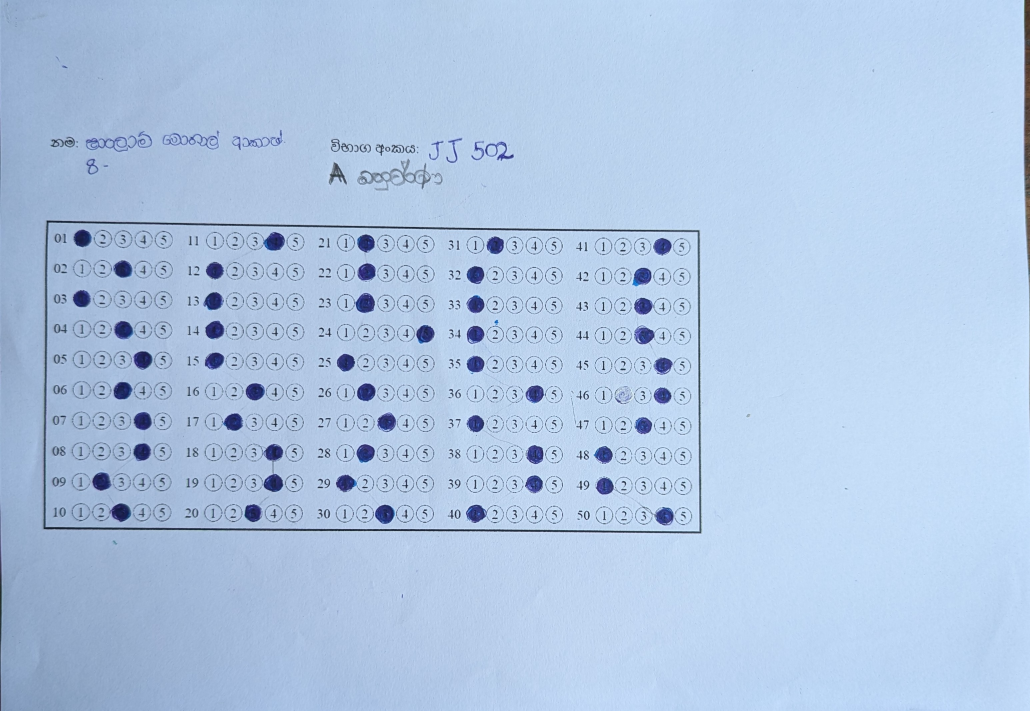
#> input picture Data Set/Answer Scripts/Answer Scripts/A/JJ502.jpg, 3090 x 2133 px, found by its file name (shown at 1/3 size)
$ jupyter execute 'mcq version1.ipynb'
#> lines starting #> are read from the running program, lines starting #| are printed output that depends on the picture; after the words box and inside, x2 and y2 are one past the last pixel; in counts of white or black regions, pixels touching at a corner belong together
# Version 1 for Feasibility Test

(Not Accurate)

[cell 1]
import cv2 as cv
import numpy as np
import matplotlib.pyplot as plt

img = cv.imread('Data Set\Answer Scripts\Answer Scripts\A\JJ502.jpg', cv.IMREAD_GRAYSCALE)
assert img is not None

scale_percent_w= 25  # Percentage of the original size width
scale_percent_h= 30  # Percentage of the original size height
width = int(img.shape[1] * scale_percent_w / 100)
height = int(img.shape[0] * scale_percent_h/ 100)
dim = (width, height)

# Resize image
resized_image = cv.resize(img, dim, interpolation=cv.INTER_AREA)
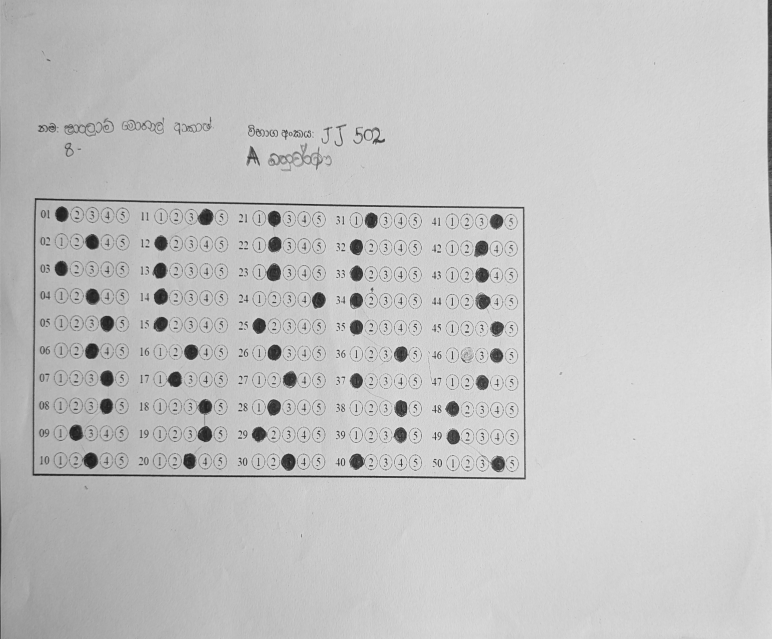
#> resized_image: shape (639, 772); min 26, max 234, mean 195.6

# size of the image
print(resized_image.shape)
#| (639, 772)

imshow = cv.imshow('Image', resized_image)
cv.waitKey(0)
cv.destroyAllWindows()

[cell 2]
#extracting the  area of interest
x, y, w, h = 10, 180, 550, 350
roi = resized_image[y:y+h, x:x+w]
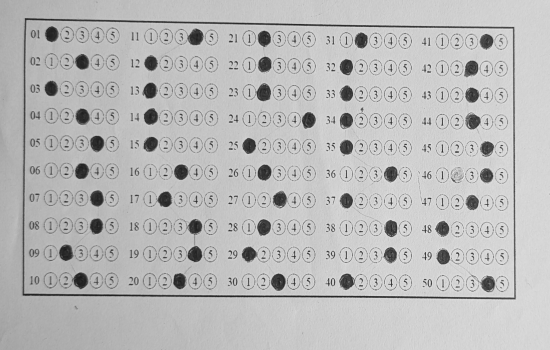
#> roi: shape (350, 550); min 26, max 234, mean 186.5

# Display the extracted region
cv.imshow('ROI', roi)
cv.waitKey(0)
cv.destroyAllWindows()

[cell 3]
import cv2
import numpy as np

def extract_student_answers(image_path):
    img = cv2.imread(image_path, cv2.IMREAD_GRAYSCALE)

    # Resize the image if it's too large (optional step)
    height, width = img.shape
    if height > 1000:
        img = cv2.resize(img, (width // 2, height // 2))
#> img: shape (1066, 1545)

    # Apply Gaussian blur to smooth the image (helpful for better circle detection)
    blurred = cv2.GaussianBlur(img, (9, 9), 3.7)

    # Apply Hough Circle Transform to detect circles (bubbles)
    circles = cv2.HoughCircles(blurred, cv2.HOUGH_GRADIENT, dp=1.2, minDist=30,
                               param1=50, param2=30, minRadius=9, maxRadius=19)
#> circles = 49 rows, first 8: [996.6, 773.4, 12.48], [801, 725.4, 12.36], [322.2, 405, 11.88], [184.2, 493.8, 12.48], [964.2, 413.4, 12], [151.8, 721.8, 12.36], [713.4, 456.6, 12.12], [712.2, 634.2, 11.76]

    # If no circles are found, return an empty list
    if circles is None:
        print("No bubbles found!")
        return []

    # Convert circle coordinates to integers
    circles = np.round(circles[0, :]).astype("int")
#> circles = 49 rows, first 8: [997, 773, 12], [801, 725, 12], [322, 405, 12], [184, 494, 12], [964, 413, 12], [152, 722, 12], [713, 457, 12], [712, 634, 12]

    # Visualize the detected circles on the image for debugging
    output = cv2.cvtColor(img, cv2.COLOR_GRAY2BGR)
    for (x, y, r) in circles:
        cv2.circle(output, (x, y), r, (0, 255, 0), 2)
#> this loop made 49 passes
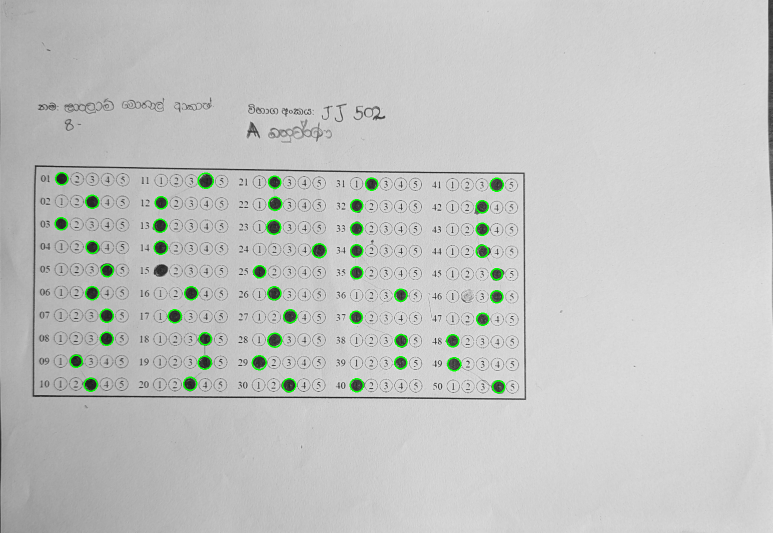
#> output: shape (1066, 1545, 3) (shown at 1/2 size); mean B, G, R 194.6, 196.4, 194.6

    # Show the image with detected bubbles
    cv2.imshow("Detected Bubbles", output)
    cv2.waitKey(0)
    cv2.destroyAllWindows()

    # Sort the circles by their y-coordinate, and then x-coordinate (top-to-bottom, left-to-right)
    circles = sorted(circles, key=lambda c: (c[1], c[0]))
#> circles = 49 items, first 6: [123, 357, 12], [411, 361, 15], [549, 364, 12], [743, 368, 12], [993, 369, 13], [184, 403, 13]

    # Define the number of questions and number of choices per question
    num_questions = 50
    num_choices = 5  # Assuming 5 choices per question (1-5)

    # Initialize a list to store detected answers
    student_answers = []

    # Group circles into batches of 5 (one batch per question)
    for q in range(num_questions):
        question_bubbles = circles[q * num_choices:(q + 1) * num_choices]

        # Sort the bubbles horizontally to map them to the correct answer options (1-5)
        question_bubbles = sorted(question_bubbles, key=lambda c: c[0])  # Sort left-to-right

        filled_option = None
        max_intensity = 0

        # Check which bubble is filled (darkest bubble)
        for idx, (x, y, r) in enumerate(question_bubbles):
            # Create a circular mask to isolate the bubble
            mask = np.zeros(img.shape, dtype="uint8")
            cv2.circle(mask, (x, y), r, 255, -1)

            # Use the mask to count the non-zero pixels inside the bubble
            bubble_intensity = cv2.mean(img, mask=mask)[0]

            # Assume the darkest bubble is the filled one (least intensity value)
            if bubble_intensity < max_intensity or filled_option is None:
                max_intensity = bubble_intensity
                filled_option = idx + 1  # Option is 1-indexed

        # Append the detected answer to the list
        student_answers.append(filled_option)
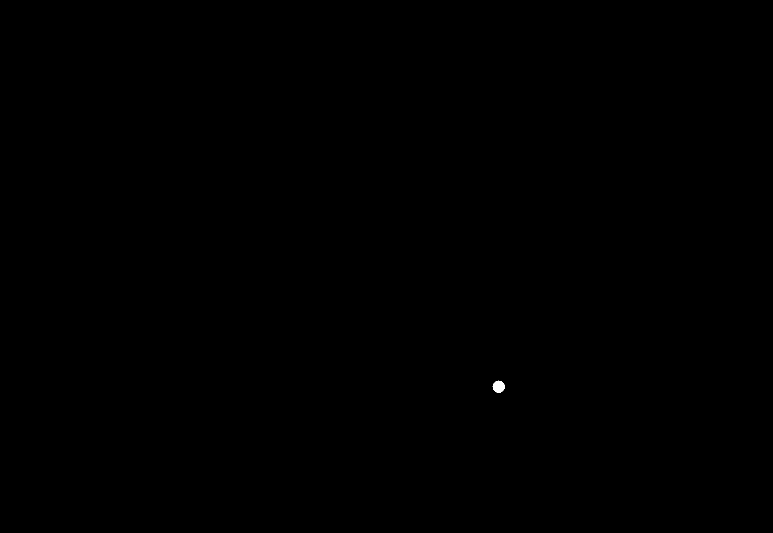
#> mask: shape (1066, 1545) (shown at 1/2 size); 0.03% white; 1 white region, box (x1, y1, x2, y2) and area: (985, 761, 1010, 786) 441
#> after the loop, student_answers = 50 items, first 6: 1, 1, 1, 1, 2, 1

    return student_answers

# Example usage:
image_path = 'Data Set\Answer Scripts\Answer Scripts\A\JJ502.jpg'
student_answers = extract_student_answers(image_path)
#> student_answers = 50 items, first 6: 1, 1, 1, 1, 2, 1
print(student_answers)
#> (printed output is left out)

[cell 4]
import cv2
import numpy as np

def detect_filled_answers(image_path):
    # Read the grayscale image
    img = cv2.imread(image_path, cv2.IMREAD_GRAYSCALE)

    # Apply Gaussian blur to smooth the image
    blurred = cv2.GaussianBlur(img, (9, 9), 3.7)
#> blurred: shape (2133, 3090)

    # Apply Hough Circle Transform to detect circles (bubbles)
    circles = cv2.HoughCircles(blurred, cv2.HOUGH_GRADIENT, dp=1.2, minDist=30,
                               param1=50, param2=30, minRadius=9, maxRadius=19)
#> circles = 25 rows, first 8: [1355.4, 471, 18.24], [637.8, 424.2, 18.24], [1431, 462.6, 18.24], [825, 424.2, 15.48], [172.2, 1260.6, 15.48], [1473, 447, 16.92], [549, 420.6, 16.92], [1866.6, 1092.6, 18.24]

    if circles is not None:
        circles = np.round(circles[0, :]).astype("int")
#> circles = 25 rows, first 8: [1355, 471, 18], [638, 424, 18], [1431, 463, 18], [825, 424, 15], [172, 1261, 15], [1473, 447, 17], [549, 421, 17], [1867, 1093, 18]

        # Sort circles by their y-coordinate to group them into rows
        circles = sorted(circles, key=lambda x: (x[1], x[0]))
#> circles = 25 items, first 6: [549, 421, 17], [638, 424, 18], [825, 424, 15], [365, 425, 18], [440, 427, 10], [1097, 445, 17]

        # Assuming 50 questions and each question has 5 answer options
        num_choices = 5
        num_questions = len(circles) // num_choices
#> num_questions = 5

        # Initialize a list to store the selected answers
        student_answers = []

        # Iterate over each question's circles (grouped by rows)
        for q in range(num_questions):
            # Get the circles for this question (5 circles per question)
            question_circles = circles[q * num_choices:(q + 1) * num_choices]

            # Sort the circles from left to right (corresponding to answer options 1-5)
            question_circles = sorted(question_circles, key=lambda x: x[0])

            filled_option = None
            min_intensity = float('inf')

            # Iterate through each option in the question
            for idx, (x, y, r) in enumerate(question_circles):
                # Create a mask for the current circle
                mask = np.zeros_like(img)
                cv2.circle(mask, (x, y), r, 255, -1)

                # Calculate the mean intensity inside the circle (lower means it's filled)
                mean_intensity = cv2.mean(img, mask=mask)[0]

                # Keep track of the lowest intensity (darkest circle, which is filled)
                if mean_intensity < min_intensity:
                    min_intensity = mean_intensity
                    filled_option = idx + 1  # Answer options are 1-indexed

            # Append the selected answer for this question
            student_answers.append(filled_option)
#> mask: shape (2133, 3090); 0.02% white; 1 white region, box (x1, y1, x2, y2) and area: (1851, 1531, 1888, 1568) 1009
#> after the loop, student_answers = [1, 1, 2, 2, 1]

    return student_answers


# Example usage:
image_path = 'Data Set\Answer Scripts\Answer Scripts\A\JJ502.jpg'  # Path to the image you provided
student_answers = detect_filled_answers(image_path)
#> student_answers = [1, 1, 2, 2, 1]

# Print the answers detected
for q, answer in enumerate(student_answers, 1):
    print(f"Question {q}: Answer {answer}")
#> this loop made 5 passes
#> answer on passes 1 to 5: 1, 1, 2, 2, 1
#> (printed output is left out)

[cell 5]
import cv2
import numpy as np

def extract_answer_area(image_path, output_size=(700, 500)):
    # Read the image
#> called with output_size = (700, 500)
    img = cv2.imread(image_path)
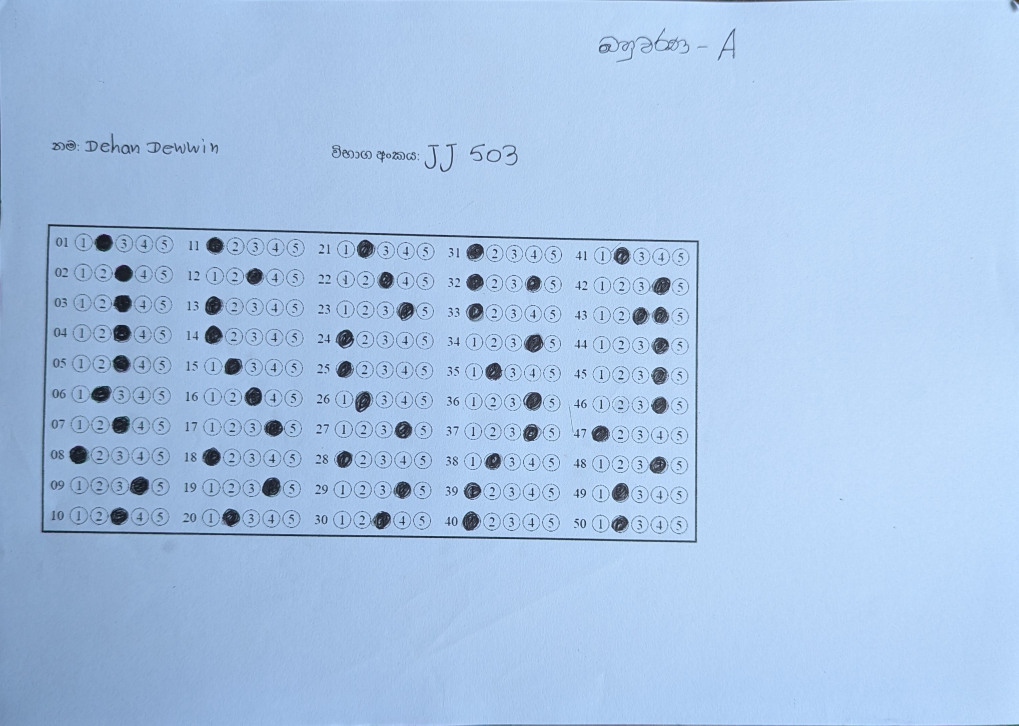
#> input picture Data Set/Answer Scripts/Answer Scripts/A/JJ503.jpg, 3057 x 2176 px, found by its file name (shown at 1/3 size)
#> img is the input picture: shape (2176, 3057, 3); mean B, G, R 230.5, 196.3, 167.9
    gray = cv2.cvtColor(img, cv2.COLOR_BGR2GRAY)

    # Apply Gaussian blur to smooth the image
    blurred = cv2.GaussianBlur(gray, (9, 9), 2)
#> blurred: shape (2176, 3057)

    # Apply edge detection (Canny)
    edges = cv2.Canny(blurred, 50, 150)
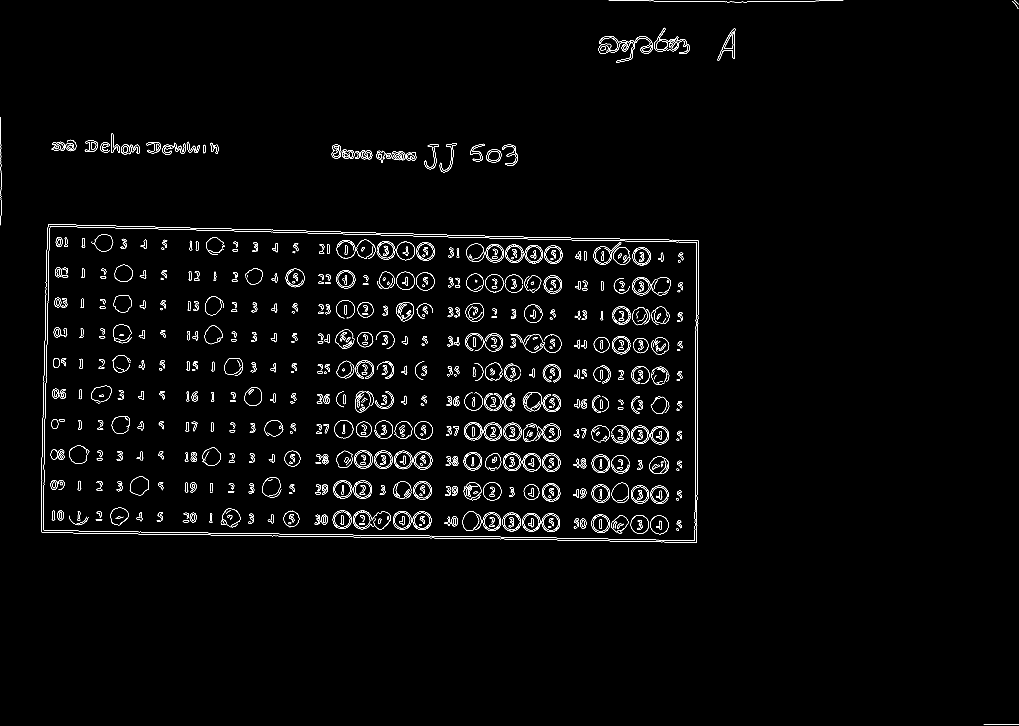
#> edges: shape (2176, 3057) (shown at 1/3 size); 1.4% white in thin lines or dots

    # Find contours in the edge-detected image
    contours, _ = cv2.findContours(edges, cv2.RETR_EXTERNAL, cv2.CHAIN_APPROX_SIMPLE)
#> contours = 75 contours, 38 with area under 20; largest, box (x1, y1, x2, y2) and area: (124, 672, 2097, 1629) 1791716, (2152, 85, 2207, 182) 1822, (1459, 448, 1504, 487) 1374, (995, 434, 1024, 476) 924, (254, 421, 294, 456) 825

    # Find the largest contour which should correspond to the answer sheet area
    largest_contour = max(contours, key=cv2.contourArea)
#> largest_contour = contour of 427 points, box (x1, y1, x2, y2) (124, 672, 2097, 1629), area 1791716

    # Approximate the contour to get a quadrilateral (4 corners)
    epsilon = 0.02 * cv2.arcLength(largest_contour, True)
#> epsilon = 116.7
    approx_corners = cv2.approxPolyDP(largest_contour, epsilon, True)
#> approx_corners = [[144, 674], [127, 1597], [2090, 1624], [2095, 722]]

    if len(approx_corners) != 4:
        print("Unable to detect 4 corners. Detected corners:", len(approx_corners))
        return None

    # Get the 4 corners of the approximated contour
    approx_corners = approx_corners.reshape(4, 2)

    # Sort the corners to match the order: [top-left, top-right, bottom-right, bottom-left]
    rect = np.zeros((4, 2), dtype="float32")

    s = approx_corners.sum(axis=1)
#> s = [818, 1724, 3714, 2817]
    rect[0] = approx_corners[np.argmin(s)]  # Top-left
    rect[2] = approx_corners[np.argmax(s)]  # Bottom-right

    diff = np.diff(approx_corners, axis=1)
#> diff = [530, 1470, -466, -1373]
    rect[1] = approx_corners[np.argmin(diff)]  # Top-right
    rect[3] = approx_corners[np.argmax(diff)]  # Bottom-left

    # Define the desired output size (warped size)
    (width, height) = output_size

    # Set the destination points for perspective transform (a rectangle of given size)
    dst = np.array([
        [0, 0],
        [width - 1, 0],
        [width - 1, height - 1],
        [0, height - 1]], dtype="float32")

    # Compute the perspective transform matrix
    M = cv2.getPerspectiveTransform(rect, dst)
#> M = [[0.351, 0.00646, -54.87], [-0.0134, 0.545, -365.5], [-1.19e-05, 6.4e-06, 1]]

    # Apply the warp perspective transformation
    warped = cv2.warpPerspective(img, M, (width, height))
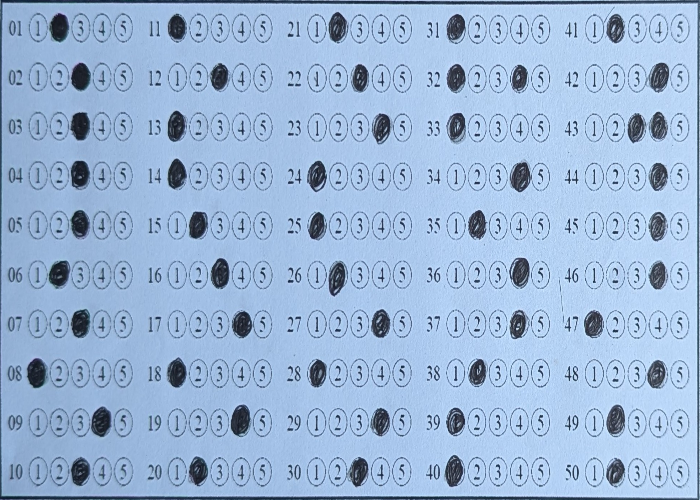
#> warped: shape (500, 700, 3); mean B, G, R 215.1, 181.8, 154.6

    return warped

# Example usage:
image_path = 'Data Set\Answer Scripts\Answer Scripts\A\JJ503.jpg'  # Path to your image
output_size = (700, 500)  # You can adjust the size as needed

warped_image = extract_answer_area(image_path, output_size)

# Save the warped image or display it
if warped_image is not None:
    cv2.imshow("Warped Answer Sheet", warped_image)
    cv2.waitKey(0)
    cv2.destroyAllWindows()
    cv2.imwrite('warped_answer_sheet.png', warped_image)

[cell 6]
import cv2
import numpy as np

def detect_bubbles_hough(warped_image):
    # Convert the image to grayscale
    gray = cv2.cvtColor(warped_image, cv2.COLOR_BGR2GRAY)
#> gray: shape (500, 700)

    # Apply Gaussian blur to smooth the image
    blurred = cv2.GaussianBlur(gray, (9, 9), 1.8)
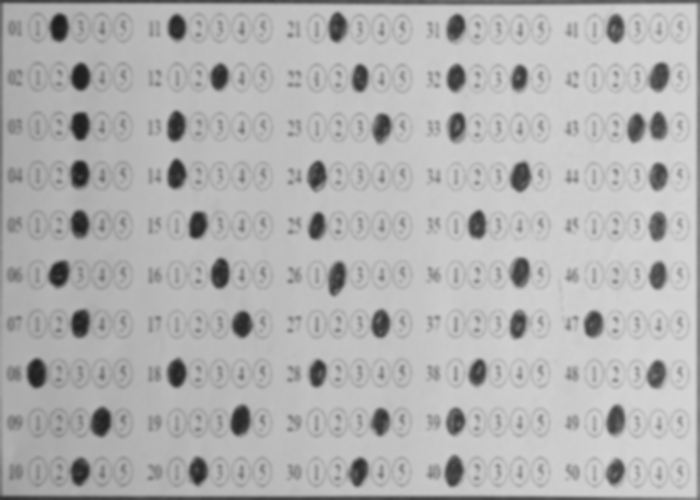
#> blurred: shape (500, 700); min 28, max 213, mean 177.3

    # Apply adaptive threshold to highlight circles
    _, thresh = cv2.threshold(blurred, 150, 225, cv2.THRESH_BINARY_INV)
#> thresh: shape (500, 700); values 0 (black) and 225 (white), 11.1% white; 376 white regions (225 under 20 px), largest, box (x1, y1, x2, y2) and area: (0, 0, 700, 500) 7846, (26, 357, 50, 389) 597, (89, 406, 114, 438) 597

    # Detect circles using Hough Circle Transform
    circles = cv2.HoughCircles(blurred, cv2.HOUGH_GRADIENT, dp=1.5, minDist=30,
                               param1=50, param2=30, minRadius=10, maxRadius=20)
#> circles = 122 rows, first 8: [624.8, 422.2, 19.15], [515.2, 372.8, 15.85], [525.8, 126.8, 17.5], [215.2, 422.2, 15.85], [45.75, 174.8, 15.85], [324.8, 471.8, 15.85], [666.8, 27.75, 15.85], [672.8, 324.8, 17.35]
#> (the rest of the program and of its run is left out)
